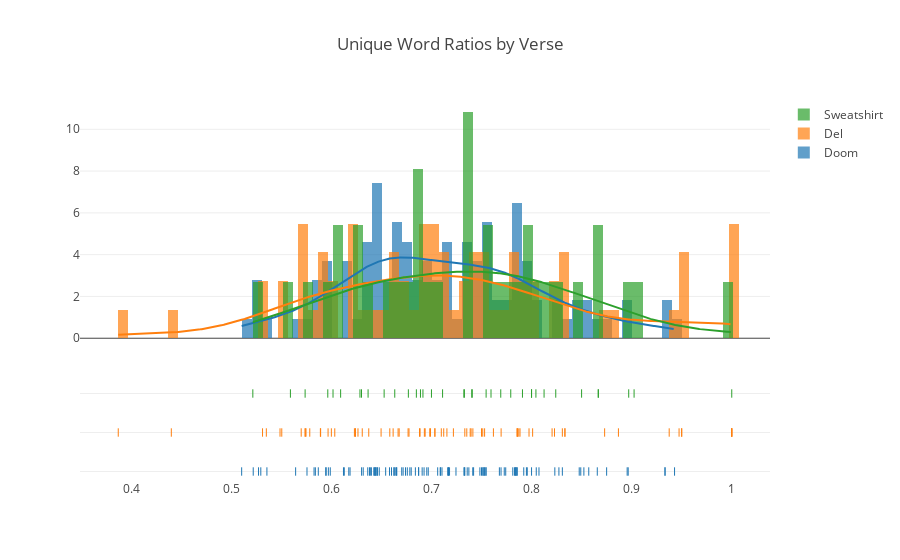

The notebook cell this image was saved under:
### Code cell
unique_words_hist(works.values())

### Figure 1 — Plotly figure (JSON) as saved in the notebook; plotly's stock layout.template omitted (floating-point values rounded to 4 significant figures; data arrays with more than 128 entries replaced by an {"elided": "..."} marker saying what was removed)
{"data": [{"autobinx": false, "histnorm": "probability density", "legendgroup": "Doom", "marker": {"color": "rgb(31, 119, 180)"}, "name": "Doom", "opacity": 0.7, "type": "histogram", "x": [0.8308, 0.6446, 0.7413, 0.6741, 0.8, 0.6121, 0.7695, 0.717, 0.6759, 0.8492, 0.6703, 0.6784, 0.6364, 0.587, 0.7852, 0.7526, 0.7105, 0.7514, 0.6442, 0.6432, 0.646, 0.6302, 0.717, 0.6457, 0.5643, 0.6435, 0.7516, 0.7544, 0.7325, 0.6872, 0.6717, 0.5827, 0.6174, 0.597, 0.6543, 0.7245, 0.7531, 0.9333, 0.7857, 0.9333, 0.7742, 0.8047, 0.7333, 0.6872, 0.584, 0.64, 0.6628, 0.875, 0.5944, 0.5989, 0.6187, 0.8571, 0.5948, 0.6318, 0.5272, 0.7838, 0.6129, 0.6953, 0.7949, 0.6638, 0.7727, 0.7679, 0.5356, 0.6389, 0.6839, 0.6581, 0.5219, 0.5757, 0.5295, 0.7421, 0.5104, 0.7545, 0.6907, 0.75, 0.7181, 0.6625, 0.7829, 0.8657, 0.7162, 0.6651, 0.6968, 0.7091, 0.7087, 0.7838, 0.7484, 0.7846, 0.6798, 0.8233, 0.7812, 0.6381, 0.8273, 0.7062, 0.7374, 0.8966, 0.9429, 0.8476, 0.8523, 0.6926, 0.7922, 0.7357, 0.6653, 0.6601, 0.8955, 0.7329, 0.6424, 0.6478, 0.7957, 0.8074], "xaxis": "x1", "xbins": {"end": 0.9429, "size": 0.01, "start": 0.5104}, "yaxis": "y1"}, {"autobinx": false, "histnorm": "probability density", "legendgroup": "Del", "marker": {"color": "rgb(255, 127, 14)"}, "name": "Del", "opacity": 0.7, "type": "histogram", "x": [0.6241, 0.7387, 0.8011, 0.7531, 0.7034, 0.7154, 0.7696, 0.6983, 0.6034, 0.7857, 0.8868, 0.7975, 0.6881, 0.6374, 0.6766, 0.6, 0.7123, 0.5487, 0.5893, 0.4401, 0.6617, 0.7219, 0.5312, 0.6929, 0.75, 0.8333, 0.8308, 0.5739, 0.6667, 1, 0.7857, 1, 0.7396, 0.8229, 0.7333, 0.5967, 0.8205, 0.7098, 0.7414, 0.535, 0.6677, 0.5738, 0.6497, 0.7512, 0.7353, 0.8333, 1, 0.9375, 0.873, 0.95, 0.6937, 0.95, 0.9474, 1, 0.7885, 0.7034, 0.5747, 0.589, 0.7619, 0.5505, 0.6584, 0.5699, 0.699, 0.6776, 0.5784, 0.3871, 0.7872, 0.7857, 0.6309, 0.6266, 0.623, 0.6239, 0.6886], "xaxis": "x1", "xbins": {"end": 1, "size": 0.01, "start": 0.3871}, "yaxis": "y1"}, {"autobinx": false, "histnorm": "probability density", "legendgroup": "Sweatshirt", "marker": {"color": "rgb(44, 160, 44)"}, "name": "Sweatshirt", "opacity": 0.7, "type": "histogram", "x": [0.6769, 0.6017, 0.6633, 0.7, 0.6915, 0.6849, 0.7692, 0.7909, 0.8667, 0.8242, 0.5964, 0.7595, 0.5216, 0.6093, 0.7403, 0.7329, 0.6367, 0.5738, 0.9024, 0.6301, 0.7792, 0.7111, 1, 0.7407, 0.7546, 0.8, 0.8971, 0.8043, 0.5591, 0.7324, 0.6527, 0.689, 0.8, 0.85, 0.8667, 0.8125, 0.6286], "xaxis": "x1", "xbins": {"end": 1, "size": 0.01, "start": 0.5216}, "yaxis": "y1"}, {"legendgroup": "Doom", "marker": {"color": "rgb(31, 119, 180)"}, "mode": "lines", "name": "Doom", "showlegend": false, "type": "scatter", "x": {"elided": "500 float values"}, "xaxis": "x1", "y": {"elided": "500 float values"}, "yaxis": "y1"}, {"legendgroup": "Del", "marker": {"color": "rgb(255, 127, 14)"}, "mode": "lines", "name": "Del", "showlegend": false, "type": "scatter", "x": {"elided": "500 float values"}, "xaxis": "x1", "y": {"elided": "500 float values"}, "yaxis": "y1"}, {"legendgroup": "Sweatshirt", "marker": {"color": "rgb(44, 160, 44)"}, "mode": "lines", "name": "Sweatshirt", "showlegend": false, "type": "scatter", "x": {"elided": "500 float values"}, "xaxis": "x1", "y": {"elided": "500 float values"}, "yaxis": "y1"}, {"legendgroup": "Doom", "marker": {"color": "rgb(31, 119, 180)", "symbol": "line-ns-open"}, "mode": "markers", "name": "Doom", "showlegend": false, "text": [0.8308, 0.6446, 0.7413, 0.6741, 0.8, 0.6121, 0.7695, 0.717, 0.6759, 0.8492, 0.6703, 0.6784, 0.6364, 0.587, 0.7852, 0.7526, 0.7105, 0.7514, 0.6442, 0.6432, 0.646, 0.6302, 0.717, 0.6457, 0.5643, 0.6435, 0.7516, 0.7544, 0.7325, 0.6872, 0.6717, 0.5827, 0.6174, 0.597, 0.6543, 0.7245, 0.7531, 0.9333, 0.7857, 0.9333, 0.7742, 0.8047, 0.7333, 0.6872, 0.584, 0.64, 0.6628, 0.875, 0.5944, 0.5989, 0.6187, 0.8571, 0.5948, 0.6318, 0.5272, 0.7838, 0.6129, 0.6953, 0.7949, 0.6638, 0.7727, 0.7679, 0.5356, 0.6389, 0.6839, 0.6581, 0.5219, 0.5757, 0.5295, 0.7421, 0.5104, 0.7545, 0.6907, 0.75, 0.7181, 0.6625, 0.7829, 0.8657, 0.7162, 0.6651, 0.6968, 0.7091, 0.7087, 0.7838, 0.7484, 0.7846, 0.6798, 0.8233, 0.7812, 0.6381, 0.8273, 0.7062, 0.7374, 0.8966, 0.9429, 0.8476, 0.8523, 0.6926, 0.7922, 0.7357, 0.6653, 0.6601, 0.8955, 0.7329, 0.6424, 0.6478, 0.7957, 0.8074], "type": "scatter", "x": [0.8308, 0.6446, 0.7413, 0.6741, 0.8, 0.6121, 0.7695, 0.717, 0.6759, 0.8492, 0.6703, 0.6784, 0.6364, 0.587, 0.7852, 0.7526, 0.7105, 0.7514, 0.6442, 0.6432, 0.646, 0.6302, 0.717, 0.6457, 0.5643, 0.6435, 0.7516, 0.7544, 0.7325, 0.6872, 0.6717, 0.5827, 0.6174, 0.597, 0.6543, 0.7245, 0.7531, 0.9333, 0.7857, 0.9333, 0.7742, 0.8047, 0.7333, 0.6872, 0.584, 0.64, 0.6628, 0.875, 0.5944, 0.5989, 0.6187, 0.8571, 0.5948, 0.6318, 0.5272, 0.7838, 0.6129, 0.6953, 0.7949, 0.6638, 0.7727, 0.7679, 0.5356, 0.6389, 0.6839, 0.6581, 0.5219, 0.5757, 0.5295, 0.7421, 0.5104, 0.7545, 0.6907, 0.75, 0.7181, 0.6625, 0.7829, 0.8657, 0.7162, 0.6651, 0.6968, 0.7091, 0.7087, 0.7838, 0.7484, 0.7846, 0.6798, 0.8233, 0.7812, 0.6381, 0.8273, 0.7062, 0.7374, 0.8966, 0.9429, 0.8476, 0.8523, 0.6926, 0.7922, 0.7357, 0.6653, 0.6601, 0.8955, 0.7329, 0.6424, 0.6478, 0.7957, 0.8074], "xaxis": "x1", "y": ["Doom", "Doom", "Doom", "Doom", "Doom", "Doom", "Doom", "Doom", "Doom", "Doom", "Doom", "Doom", "Doom", "Doom", "Doom", "Doom", "Doom", "Doom", "Doom", "Doom", "Doom", "Doom", "Doom", "Doom", "Doom", "Doom", "Doom", "Doom", "Doom", "Doom", "Doom", "Doom", "Doom", "Doom", "Doom", "Doom", "Doom", "Doom", "Doom", "Doom", "Doom", "Doom", "Doom", "Doom", "Doom", "Doom", "Doom", "Doom", "Doom", "Doom", "Doom", "Doom", "Doom", "Doom", "Doom", "Doom", "Doom", "Doom", "Doom", "Doom", "Doom", "Doom", "Doom", "Doom", "Doom", "Doom", "Doom", "Doom", "Doom", "Doom", "Doom", "Doom", "Doom", "Doom", "Doom", "Doom", "Doom", "Doom", "Doom", "Doom", "Doom", "Doom", "Doom", "Doom", "Doom", "Doom", "Doom", "Doom", "Doom", "Doom", "Doom", "Doom", "Doom", "Doom", "Doom", "Doom", "Doom", "Doom", "Doom", "Doom", "Doom", "Doom", "Doom", "Doom", "Doom", "Doom", "Doom", "Doom"], "yaxis": "y2"}, {"legendgroup": "Del", "marker": {"color": "rgb(255, 127, 14)", "symbol": "line-ns-open"}, "mode": "markers", "name": "Del", "showlegend": false, "text": [0.6241, 0.7387, 0.8011, 0.7531, 0.7034, 0.7154, 0.7696, 0.6983, 0.6034, 0.7857, 0.8868, 0.7975, 0.6881, 0.6374, 0.6766, 0.6, 0.7123, 0.5487, 0.5893, 0.4401, 0.6617, 0.7219, 0.5312, 0.6929, 0.75, 0.8333, 0.8308, 0.5739, 0.6667, 1, 0.7857, 1, 0.7396, 0.8229, 0.7333, 0.5967, 0.8205, 0.7098, 0.7414, 0.535, 0.6677, 0.5738, 0.6497, 0.7512, 0.7353, 0.8333, 1, 0.9375, 0.873, 0.95, 0.6937, 0.95, 0.9474, 1, 0.7885, 0.7034, 0.5747, 0.589, 0.7619, 0.5505, 0.6584, 0.5699, 0.699, 0.6776, 0.5784, 0.3871, 0.7872, 0.7857, 0.6309, 0.6266, 0.623, 0.6239, 0.6886], "type": "scatter", "x": [0.6241, 0.7387, 0.8011, 0.7531, 0.7034, 0.7154, 0.7696, 0.6983, 0.6034, 0.7857, 0.8868, 0.7975, 0.6881, 0.6374, 0.6766, 0.6, 0.7123, 0.5487, 0.5893, 0.4401, 0.6617, 0.7219, 0.5312, 0.6929, 0.75, 0.8333, 0.8308, 0.5739, 0.6667, 1, 0.7857, 1, 0.7396, 0.8229, 0.7333, 0.5967, 0.8205, 0.7098, 0.7414, 0.535, 0.6677, 0.5738, 0.6497, 0.7512, 0.7353, 0.8333, 1, 0.9375, 0.873, 0.95, 0.6937, 0.95, 0.9474, 1, 0.7885, 0.7034, 0.5747, 0.589, 0.7619, 0.5505, 0.6584, 0.5699, 0.699, 0.6776, 0.5784, 0.3871, 0.7872, 0.7857, 0.6309, 0.6266, 0.623, 0.6239, 0.6886], "xaxis": "x1", "y": ["Del", "Del", "Del", "Del", "Del", "Del", "Del", "Del", "Del", "Del", "Del", "Del", "Del", "Del", "Del", "Del", "Del", "Del", "Del", "Del", "Del", "Del", "Del", "Del", "Del", "Del", "Del", "Del", "Del", "Del", "Del", "Del", "Del", "Del", "Del", "Del", "Del", "Del", "Del", "Del", "Del", "Del", "Del", "Del", "Del", "Del", "Del", "Del", "Del", "Del", "Del", "Del", "Del", "Del", "Del", "Del", "Del", "Del", "Del", "Del", "Del", "Del", "Del", "Del", "Del", "Del", "Del", "Del", "Del", "Del", "Del", "Del", "Del"], "yaxis": "y2"}, {"legendgroup": "Sweatshirt", "marker": {"color": "rgb(44, 160, 44)", "symbol": "line-ns-open"}, "mode": "markers", "name": "Sweatshirt", "showlegend": false, "text": [0.6769, 0.6017, 0.6633, 0.7, 0.6915, 0.6849, 0.7692, 0.7909, 0.8667, 0.8242, 0.5964, 0.7595, 0.5216, 0.6093, 0.7403, 0.7329, 0.6367, 0.5738, 0.9024, 0.6301, 0.7792, 0.7111, 1, 0.7407, 0.7546, 0.8, 0.8971, 0.8043, 0.5591, 0.7324, 0.6527, 0.689, 0.8, 0.85, 0.8667, 0.8125, 0.6286], "type": "scatter", "x": [0.6769, 0.6017, 0.6633, 0.7, 0.6915, 0.6849, 0.7692, 0.7909, 0.8667, 0.8242, 0.5964, 0.7595, 0.5216, 0.6093, 0.7403, 0.7329, 0.6367, 0.5738, 0.9024, 0.6301, 0.7792, 0.7111, 1, 0.7407, 0.7546, 0.8, 0.8971, 0.8043, 0.5591, 0.7324, 0.6527, 0.689, 0.8, 0.85, 0.8667, 0.8125, 0.6286], "xaxis": "x1", "y": ["Sweatshirt", "Sweatshirt", "Sweatshirt", "Sweatshirt", "Sweatshirt", "Sweatshirt", "Sweatshirt", "Sweatshirt", "Sweatshirt", "Sweatshirt", "Sweatshirt", "Sweatshirt", "Sweatshirt", "Sweatshirt", "Sweatshirt", "Sweatshirt", "Sweatshirt", "Sweatshirt", "Sweatshirt", "Sweatshirt", "Sweatshirt", "Sweatshirt", "Sweatshirt", "Sweatshirt", "Sweatshirt", "Sweatshirt", "Sweatshirt", "Sweatshirt", "Sweatshirt", "Sweatshirt", "Sweatshirt", "Sweatshirt", "Sweatshirt", "Sweatshirt", "Sweatshirt", "Sweatshirt", "Sweatshirt"], "yaxis": "y2"}], "layout": {"barmode": "overlay", "hovermode": "closest", "legend": {"traceorder": "reversed"}, "title": "Unique Word Ratios by Verse", "xaxis1": {"anchor": "y2", "domain": [0, 1], "zeroline": false}, "yaxis1": {"anchor": "free", "domain": [0.35, 1], "position": 0}, "yaxis2": {"anchor": "x1", "domain": [0, 0.25], "dtick": 1, "showticklabels": false}}}
